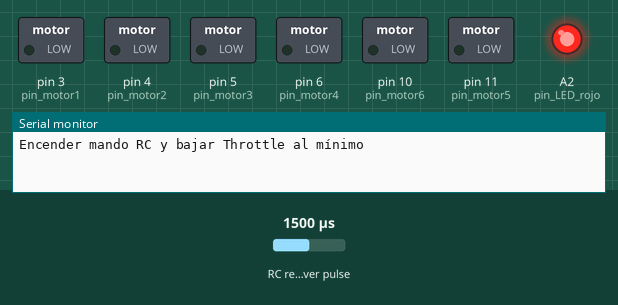
Bench run of a sketch on a simulated Arduino Uno, built with avr-gcc and run on an emulated ATmega328P. On the bench: switched loads named in the sketch (green lamp = pin HIGH), output pins drawn as LEDs (lit = HIGH), the last lines printed to the serial monitor. Wiring (inferred from the names in the program): RC receiver channel: data pin 8. The inputs (shaded band) are chosen by the test bench; at power-on: RC receiver pulse 1500 µs.

Above: at 0.8 s.
0.9 s: RC receiver pulse (sensor on pin 8) set to 1266 µs
2.4 s: RC receiver pulse (sensor on pin 8) set to 1231 µs
At 2.9 s:
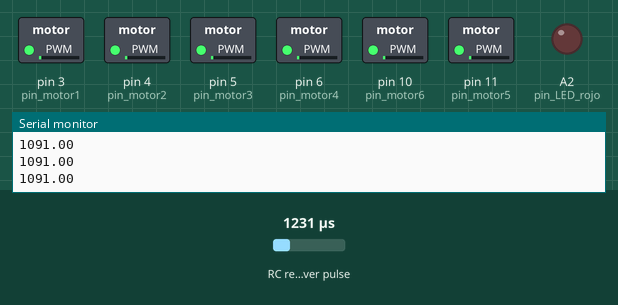
3.9 s: RC receiver pulse (sensor on pin 8) set to 1750 µs
At 4.8 s:
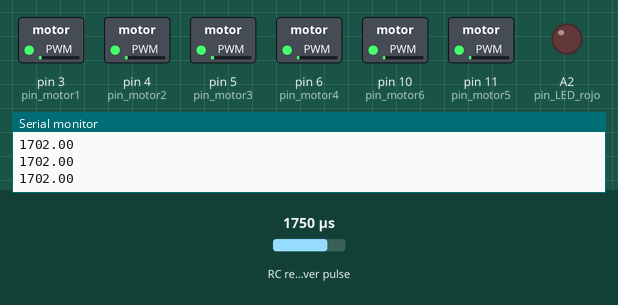
Timing chart, 0 to 11.4 s (numbered marks = the images above; inputs shaded):
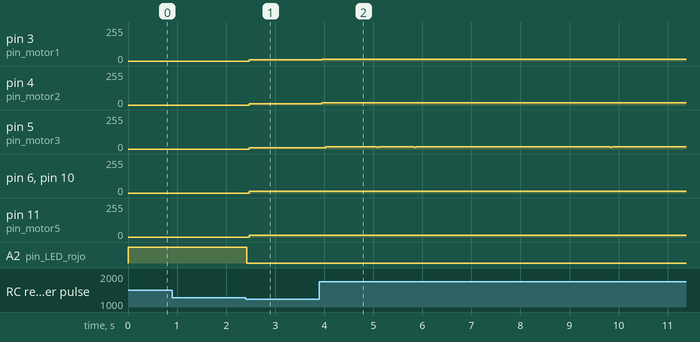

Measured:
- the behaviour switches between 1248 and 1247 µs on RC receiver pulse (sensor on pin 8) (found by bisection; images 0 and 1)
- after the input at 0.9 s, every drawn part: stays the same
- after the input at 2.4 s, pin 3 (pin_motor1): 0/255 → 9/255 after 0.07 s; pin 4 (pin_motor2): 0/255 → 10/255 after 0.07 s; pin 5 (pin_motor3): 0/255 → 11/255 after 0.07 s; pin 6 (pin_motor4), pin 10 (pin_motor6): 0/255 → 12/255 after 0.07 s; pin 11 (pin_motor5): 0/255 → 13/255 after 0.07 s
- after the input at 3.9 s, pin 3 (pin_motor1): 9/255 → 15/255 after 0.05 s; pin 4 (pin_motor2): 10/255 → 16/255 after 0.05 s; pin 5 (pin_motor3): 11/255 → 18/255 after 0.13 s; pin 10 (pin_motor6): stays 12/255 (without the input it goes to 6/255 after 5.3 s)

The sketch:

Motors_arrencar_bo.ino
```cpp
// !!!!!!!!!!!!!! RETIRAR LAS HELICES - SIN HELICES !!!!!!!!!!!!!!!!!!!!!!!!!!
// Puede que este prodecimiento no sirva para todos los ESC/motores, consultad vuestra hoja de datos:
// 1) Con el Throttle al mínimo, conectar la batería y cerrar el interruptor para alimentar
//    la placa Arduino (no conectar el cable USB).
// 2) Los motores emitiran unos pitidos pipipi... piiiii.
// 3) Terminado, se pueden girar los motores con el mando.

#define usCiclo 6000    // Ciclo de ejecucion de software en microsegundos (PWM)
#define pin_motor1 3        // Pin motor 1
#define pin_motor2 4        // Pin motor 2
#define pin_motor3 5        // Pin motor 3
#define pin_motor4 6        // Pin motor 4
#define pin_motor5 11       // Pin motor 5
#define pin_motor6 10       // Pin motor 6
#define pin_Throttle 8  // Pin throttle del mando RC
#define pin_LED_rojo A2 // Pin LED rojo
#include <EnableInterrupt.h>

// PWM
float ESC1_us, ESC2_us, ESC3_us, ESC4_us,ESC5_us, ESC6_us,loop_timer;
long tiempo_motores_start;

// AJUSTE MANDO RC - THROTLLE
float RC_Throttle_consigna;
const int us_max_Throttle_adj = 2000;
const int us_min_Throttle_adj = 950;
const float us_max_Throttle_raw = 2004; // <-- Si teneis la entrada Throttle invertida sustituid este valor
const float us_min_Throttle_raw = 1116; // <-- por este y viceversa

// INTERRUPCIÓN MANDO RC --> THROTTLE
volatile long Throttle_HIGH_us;
volatile int RC_Throttle_raw;
void INT_Throttle() {
  if (digitalRead(pin_Throttle) == HIGH) Throttle_HIGH_us = micros();
  if (digitalRead(pin_Throttle) == LOW)  RC_Throttle_raw  = micros() - Throttle_HIGH_us;
}

void setup() {

  // Decalaración de LEDs
  pinMode(pin_LED_rojo, OUTPUT);
  digitalWrite(pin_LED_rojo, HIGH);

  // Serial.begin()
  Serial.begin(115200);

  // Interrupción para canal Thrtottle
  pinMode(pin_Throttle, INPUT_PULLUP);
  enableInterrupt(pin_Throttle, INT_Throttle, CHANGE);

  // Decalaración de motores
  pinMode(pin_motor1, OUTPUT);   // Declarar motor 1
  pinMode(pin_motor2, OUTPUT);   // Declarar motor 2
  pinMode(pin_motor3, OUTPUT);   // Declarar motor 3
  pinMode(pin_motor4, OUTPUT);   // Declarar motor 4
  pinMode(pin_motor5, OUTPUT);   // Declarar motor 3
  pinMode(pin_motor6, OUTPUT);   // Declarar motor 4
  digitalWrite(pin_motor1, LOW); // Motor 1 LOW por seguridad
  digitalWrite(pin_motor2, LOW); // Motor 2 LOW por seguridad
  digitalWrite(pin_motor3, LOW); // Motor 3 LOW por seguridad
  digitalWrite(pin_motor4, LOW); // Motor 4 LOW por seguridad
  digitalWrite(pin_motor5, LOW); // Motor 3 LOW por seguridad
  digitalWrite(pin_motor6, LOW); // Motor 4 LOW por seguridad

  Serial.println("Encender mando RC y bajar Throttle al mínimo");
  // Hasta no bajar Throttle al mínimo no salimos de este bucle while
  while (RC_Throttle_consigna > 1100 || RC_Throttle_consigna < 900) {
    RC_Throttle_consigna = map(RC_Throttle_raw, us_min_Throttle_raw, us_max_Throttle_raw, us_min_Throttle_adj, us_max_Throttle_adj);
  }
  Serial.println("Encendido detectado");
  digitalWrite(pin_LED_rojo, LOW);
}

void loop() {
  //  Nuevo ciclo
  while (micros() - loop_timer < usCiclo);
  loop_timer = micros();

  //  Ecuaciones de procesamiento de la señal Throttle
  RC_Throttle_consigna  = map(RC_Throttle_raw, us_min_Throttle_raw, us_max_Throttle_raw, us_min_Throttle_adj, us_max_Throttle_adj);

  // La señal RC_Throttle_consigna define el tiempo que la señal PWM está en estado HIGH
  ESC1_us = RC_Throttle_consigna*0.125;
  ESC2_us = RC_Throttle_consigna*0.125;
  ESC3_us = RC_Throttle_consigna*0.125;
  ESC4_us = RC_Throttle_consigna*0.125;
  ESC5_us = RC_Throttle_consigna*0.125;
  ESC6_us = RC_Throttle_consigna*0.125;

  // Para generar las 4 señales PWM, el primer paso es poner estas señales a 1 (HIGH).
  digitalWrite(pin_motor1, HIGH);  // MOTOR 1
  digitalWrite(pin_motor2, HIGH);  // MOTOR 2
  digitalWrite(pin_motor3, HIGH);  // MOTOR 3
  digitalWrite(pin_motor4, HIGH);  // MOTOR 4
  digitalWrite(pin_motor5, HIGH);  // MOTOR 3
  digitalWrite(pin_motor6, HIGH);  // MOTOR 4
  tiempo_motores_start = micros();

  // Cuando se cumpa el tiempo de PWM definido en ESCx_us, se pasa cada señal a 0 (LOW) para terminar el ciclo PWM.
  while (digitalRead(pin_motor1) == HIGH || digitalRead(pin_motor2) == HIGH || digitalRead(pin_motor3) == HIGH || digitalRead(pin_motor4) == HIGH || digitalRead(pin_motor5) == HIGH || digitalRead(pin_motor6) == HIGH) {
    if (tiempo_motores_start + ESC1_us <= micros()) digitalWrite(pin_motor1, LOW); // MOTOR 1
    if (tiempo_motores_start + ESC2_us <= micros()) digitalWrite(pin_motor2, LOW); // MOTOR 2
    if (tiempo_motores_start + ESC3_us <= micros()) digitalWrite(pin_motor3, LOW); // MOTOR 3
    if (tiempo_motores_start + ESC4_us <= micros()) digitalWrite(pin_motor4, LOW); // MOTOR 4
    if (tiempo_motores_start + ESC5_us <= micros()) digitalWrite(pin_motor5, LOW); // MOTOR 3
    if (tiempo_motores_start + ESC6_us <= micros()) digitalWrite(pin_motor6, LOW); // MOTOR 4
  }

  // Monitor serie
  Serial.println(RC_Throttle_consigna);
}
```
